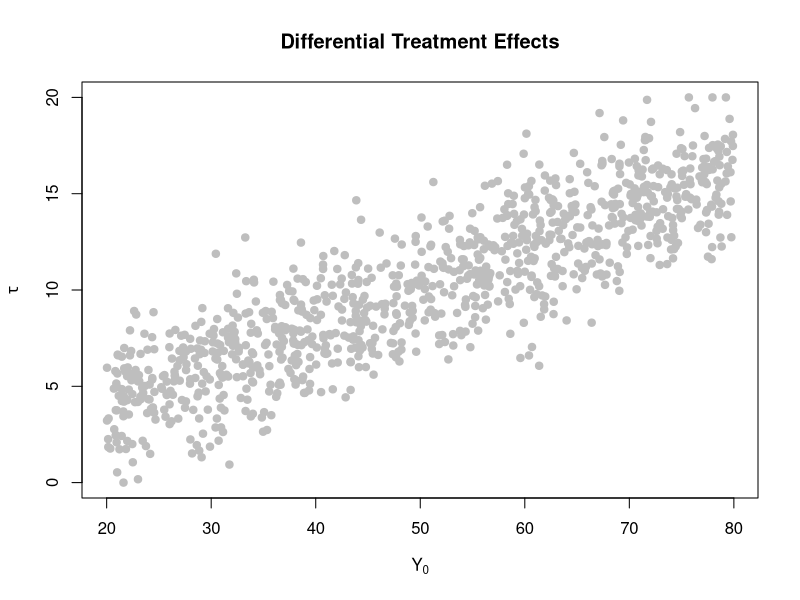

This figure's R source:
## 1. set a seed
set.seed(190910)

## 2. generate N
N <- 1000L

## 3. generate Y_0
Y_0 <- runif(N, min = 20, max = 80)

## 4. generate tau with differential treatment effects
tau <- 0.2 * rnorm(N, mean = Y_0, sd = 10)
tau <- ifelse(tau < 0, 0, ifelse(tau > 20, 20, tau)) # truncate

## 5. scatter plot
plot(Y_0,
     tau,
     pch = 19,
     col = "gray",
     xlab = expression(Y[0]),
     ylab = expression(tau),
     main = "Differential Treatment Effects",
     ylim = c(0, 20))

## 6. generate Y_1
Y_1 <- Y_0 + tau

## 7. generate D (randomization scenario)
D <- rbinom(N, size = 1L, prob = 0.5)

## 8. show that the potential outcomes are independent of treatment 
t.test(Y_0 ~ D)
t.test(Y_1 ~ D)

## 9. generate Y_obs
Y_obs <- ifelse(D == 1, Y_1, Y_0)

## 10. estimate ATE via regression
summary(lm(Y_obs ~ D))

## 11. generate D_sel (selection scenario)
prob_sel <- Y_0 * 0.01
D_sel <- rbinom(N, size = 1L, prob = prob_sel)

## 12. show that the potential outcomes are not independent of treatment 
t.test(Y_0 ~ D_sel)
t.test(Y_1 ~ D_sel)

## 13. generate Y_obs_sel
Y_obs_sel <- ifelse(D_sel == 1, Y_1, Y_0)

## 14. estimate ATE via regression
summary(lm(Y_obs_sel ~ D_sel))

## 15. specify the magnitude of selection bias and differential treatment effect bias

# Here, I generate the five quantities reported on slides 13 and 18:
# I generate each quantity twice:

# First, for the scenario under randomization
ey11 <- mean(Y_1[D == 1]) # E[Y_i(1) | D_i = 1]
ey01 <- mean(Y_0[D == 1]) # E[Y_i(0) | D_i = 1]
ey10 <- mean(Y_1[D == 0]) # E[Y_i(1) | D_i = 0]
ey00 <- mean(Y_0[D == 0]) # E[Y_i(0) | D_i = 0]
ate <- ey11 - ey00        # E[tau]
att <- mean(tau[D == 1])  # E[tau_i | D_i = 1]
atu <- mean(tau[D == 0])  # E[tau_i | D_i = 0]
pi <- mean(D)             # pi
sbias <- ey01 - ey00            # selection bias
dbias <- (1 - pi) * (att - atu) # differential treatment effect bias

# Resuls
mean(tau) # True ATE
ate       # Estimated ATE
sbias     # Estimated selection bias
dbias     # Estimated differntial treatment effect bias

# Second, for the scenatio under self-selection
ey11_sel <- mean(Y_1[D_sel == 1])               # E[Y_i(1) | D_i = 1]
ey01_sel <- mean(Y_0[D_sel == 1])               # E[Y_i(0) | D_i = 1]
ey10_sel <- mean(Y_1[D_sel == 0])               # E[Y_i(1) | D_i = 0]
ey00_sel <- mean(Y_0[D_sel == 0])               # E[Y_i(0) | D_i = 0]
ate_sel <- ey11_sel - ey00_sel                  # E[tau]
att_sel <- mean(tau[D_sel == 1])                # E[tau_i | D_i = 1]
atu_sel <- mean(tau[D_sel == 0])                # E[tau_i | D_i = 0]
pi_sel <- mean(D_sel)                           # pi
sbias_sel <- ey01_sel - ey00_sel                # selection bias
dbias_sel <- (1 - pi_sel) * (att_sel - atu_sel) # differential treatment effect bias

# Resuls
mean(tau) # True ATE
ate_sel   # Estimated ATE
sbias_sel # Estimated selection bias
dbias_sel # Estimated differntial treatment effect bias